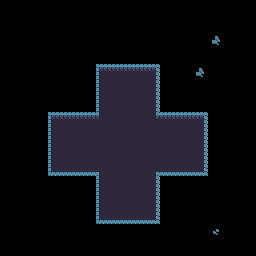

Rendered tile map (Tiled .tmx) drawn with the repository's tilesets; below, a short description and the full map source, tile grids included:
An orthogonal 16x16 tile map with 16x16 px tiles, 1 tile layer (Layout), 4 tilesets.

<map version="1.0" tiledversion="1.1.2" orientation="orthogonal" renderorder="right-down" width="16" height="16" tilewidth="16" tileheight="16" infinite="0" nextobjectid="1">
 <tileset firstgid="1" source="world1_tileset.tsx" />
 <tileset firstgid="241" source="world1_doors_front.tsx" />
 <tileset firstgid="385" source="world1_doors_side.tsx" />
 <tileset firstgid="475" source="object_rocks.tsx" />
 <layer name="Layout" width="16" height="16">
  <data encoding="csv">
0,0,0,0,0,0,0,0,0,0,0,0,0,0,0,0,
0,0,0,0,0,0,0,0,0,0,0,0,0,0,0,0,
0,0,0,0,0,0,0,0,0,0,0,0,0,186,0,0,
0,0,0,0,0,0,0,0,0,0,0,0,0,0,0,0,
0,0,0,0,0,0,1,2,2,3,0,0,186,0,0,0,
0,0,0,0,0,0,25,26,26,27,0,0,0,0,0,0,
0,0,0,0,0,0,25,26,26,27,0,0,0,0,0,0,
0,0,0,1,2,2,98,26,26,97,2,2,3,0,0,0,
0,0,0,25,26,26,26,26,26,26,26,26,27,0,0,0,
0,0,0,25,26,26,26,26,26,26,26,26,27,0,0,0,
0,0,0,49,50,50,74,26,26,73,50,50,51,0,0,0,
0,0,0,0,0,0,25,26,26,27,0,0,0,0,0,0,
0,0,0,0,0,0,25,26,26,27,0,0,0,0,0,0,
0,0,0,0,0,0,49,50,50,51,0,0,0,0,0,0,
0,0,0,0,0,0,0,0,0,0,0,0,0,187,0,0,
0,0,0,0,0,0,0,0,0,0,0,0,0,0,0,0
</data>
 </layer>
</map>
